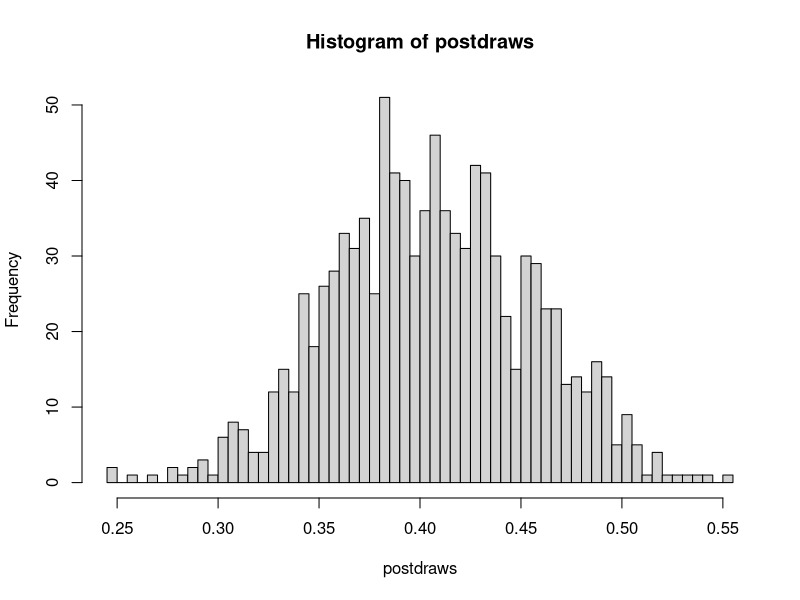
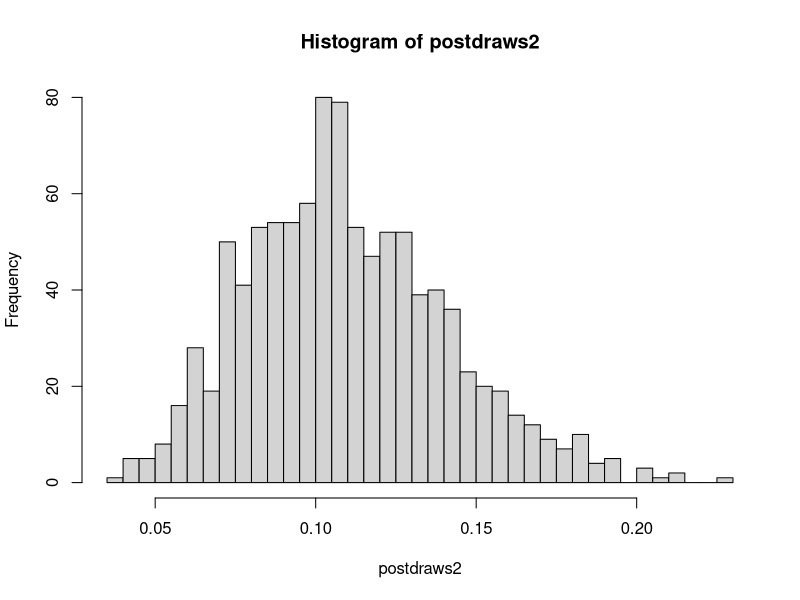
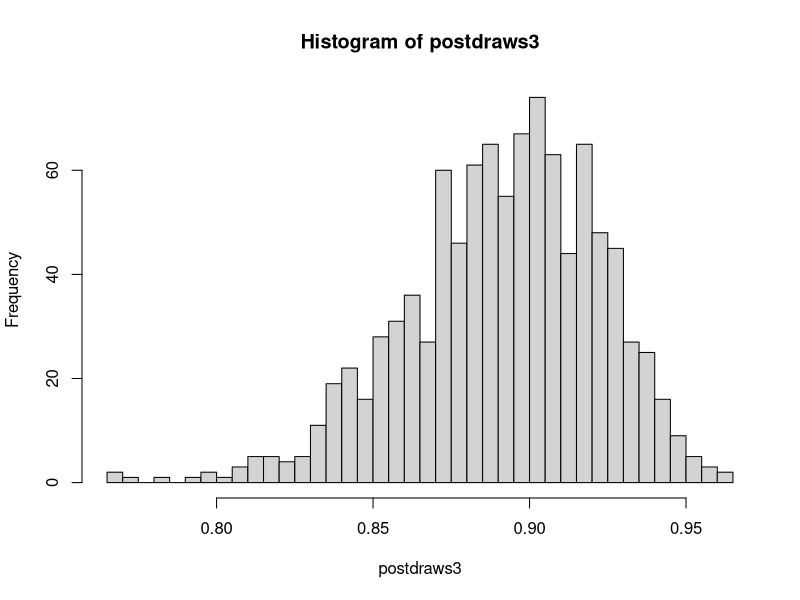
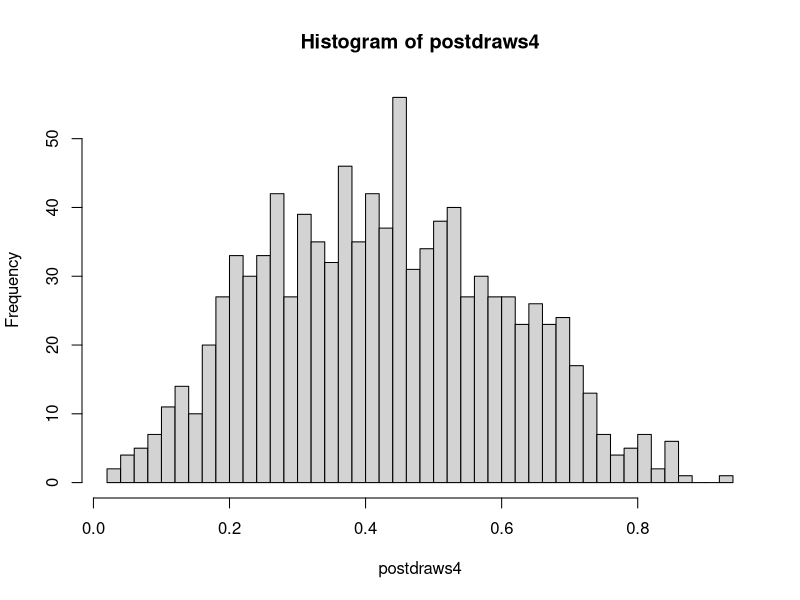
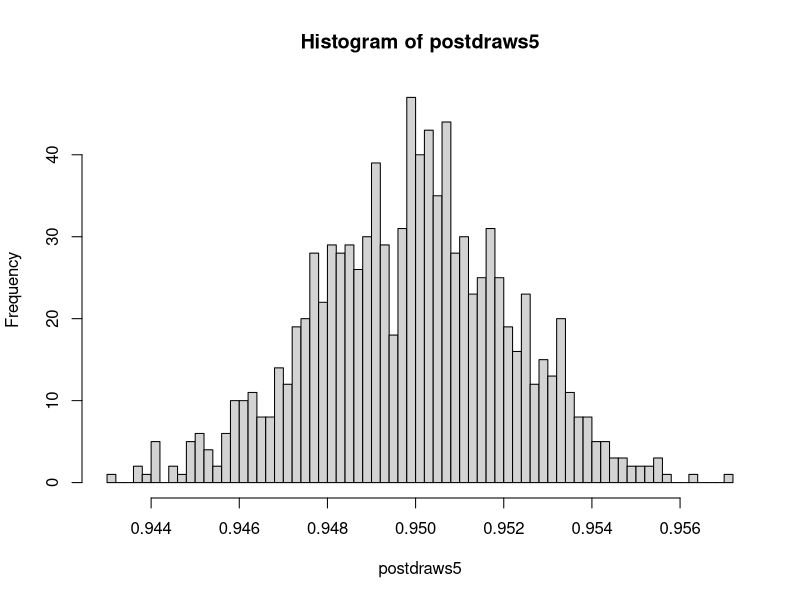

The R script that drew these images, in order:
rm(list = ls())

# Let's try a simple Bayesian analysis
# Likelihood: Binomial, Prior: Uniform(0,1)

# For the sake of example, we will make up some data:
# n = 100
# y = 40

# Posterior =  beta(y+1,n-y+1)
# Note that statisticians sometimes have different expressions for the same pdf
# We need to double check that R writes the pdf the same way as the textbook (see pages 580-581)
?rbeta

# Generate 1,000 draws from the posterior beta distribution
postdraws = rbeta(1000,shape1=40+1,shape2=100-40+1)

# Summarize the draws by looking at the histogram and different percentiles of the draws
hist(postdraws,breaks=50)
summary(postdraws)

# Posterior mean = (y+1)/(n+2)
# This is a comprise between the prior mean (1/2) and the sample proportion (y/n)

# Example 2
n = 100
y = 10

# Notice that the posterior "tracks" the data closely, even though the sample size is only 100 births
# Prior mean = 0.5, sample proportion = 0.1, but the posterior mean is very close to 0.5
postdraws2 = rbeta(1000,shape1=10+1,shape2=100-10+1)
hist(postdraws2,breaks=50)
summary(postdraws2)

# Example 3
n = 100
y = 90

# Again, we see that the posterior draws tracking the data closely
postdraws3 = rbeta(1000,shape1=90+1,shape2=100-90+1)
hist(postdraws3,breaks=50)
summary(postdraws3)

# Example 4
# What happens when the sample size is very small?
# The posterior has much greater spread and posterior mean is more influenced by prior mean
# Prior mean = 0.5, sample proportion = 0.4, posterior mean = (y+1)/(n+2) = (3/7)
n = 5
y = 2

postdraws4 = rbeta(1000,shape1=2+1,shape2=5-2+1)
hist(postdraws4,breaks=50)
summary(postdraws4)

# Example 5
# What happens when the sample size is very large?
# The posterior has very little spread and the posterior mean is centered tightly around the sample proportion
# Prior mean = 0.5, sample proportion = 0.95, posterior mean = (y+1)/(n+2) = 9501/10002 = 0.9499
n = 10000
y = 9500

postdraws5 = rbeta(1000,shape1=9500+1,shape2=10000-9500+1)
hist(postdraws5,breaks=50)
summary(postdraws5)